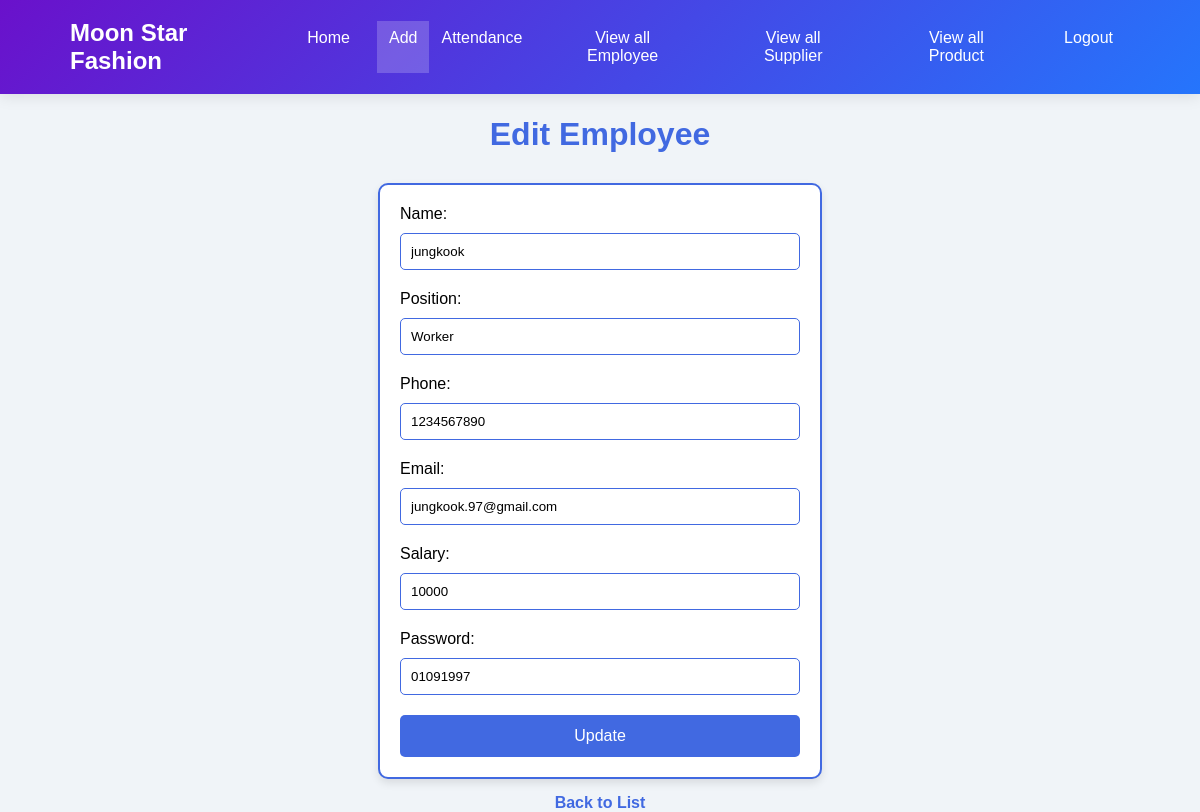
Screenshot of /employees/edit/15/ (signed in) with the database file from the repository.
### fms/models.py (models this page shows)
class Employee(models.Model):
    sl = models.AutoField(primary_key=True, auto_created=True)
    name = models.CharField(max_length=20)
    email = models.EmailField(max_length=20)
    position = models.CharField(max_length=10, default='Worker')
    phone = models.IntegerField()
    salary = models.IntegerField(default=10000)
    password = models.CharField(max_length=128, null=True, blank=True)
    bonus_percentage = models.DecimalField(
        max_digits=5,
        decimal_places=2,
        default=0
    )

### fms/views.py (the view)
def employee_edit(request, sl):
    return edit_item(
        request,
        Employee,
        sl,
        [
            'name',
            'position',
            'phone',
            'email',
            'salary',
            'password'
        ],
        'employee_edit.html',
        'employee_list'
    )

### fms/views.py (called while the page is built, shortened)
@login_required(login_url='admin_login')
def edit_item(request, model, sl, fields, template, redirect_url):
    if request.user.is_authenticated and request.user.is_staff:
        item = get_object_or_404(
            model,
            sl=sl
        )
        return render(
            request,
            template,
            {
                model.__name__.lower(): item
            }
        )
    return redirect('admin_login')

### fms/templates/employee_edit.html (shortened to what this page needs)
<!DOCTYPE html>
<html lang="en">
<head>
</head>
<body>
      <nav class="navbar">
        <div class="logo">
            <span>Moon Star Fashion</span>
        </div>
        <div class="nav-links">
            <a href="{% url 'employee_list' %}" class="nav-link">Home</a>
            <div class="dropdown active">
                <button class="dropbtn">Add </button>
            </div>
                    <div class="dropdown">
                <button class="dropbtn">Attendance </button>
            </div>
            <a href="{% url 'employee_list' %}#emp" class="nav-link">View all Employee</a>
            <a href="{% url 'employee_list' %}#sup" class="nav-link">View all Supplier</a>
            <a href="{% url 'employee_list' %}#pro" class="nav-link">View all Product</a>
            <a href="{% url 'admin_logout' %}" class="nav-link">Logout</a>
        </div>
      </nav>
  <h1>Edit Employee</h1>
  <form method="POST">
    Name: <input type="text" name="name" value="{{ employee.name }}" required><br>
    Position: <input type="text" name="position" value="{{ employee.position }}" required><br>
    Phone: <input type="number" name="phone" value="{{ employee.phone }}" required><br>
    Email: <input type="email" name="email" value="{{ employee.email }}" required><br>
    Salary: <input type="number" name="salary" value="{{ employee.salary }}" required><br>
    Password: <input type="text" name="password" value="{{ employee.password }}" required><br>
    <button type="submit">Update</button>
  </form>
  <a href="{% url 'employee_list' %}">Back to List</a>
</body>
</html>

### fms/templates/employee_edit.html (style rules this page uses)
body { font-family: Arial, sans-serif; background-color: #f0f4f8; margin: 0px; }
h1 { color: #4169e1; text-align: center; margin-bottom: 30px; }
form { max-width: 400px; margin: 0 auto; padding: 20px; background-color: #ffffff; border: 2px solid #4169e1; border-radius: 10px; box-shadow: 0 4px 8px rgba(0,0,0,0.1); }
input[type="text"], input[type="number"], input[type="email"] { width: 100%; padding: 10px; margin: 10px 0 20px 0; border: 1px solid #4169e1; border-radius: 5px; box-sizing: border-box; }
button { background-color: #4169e1; color: white; padding: 12px 20px; border: none; border-radius: 5px; cursor: pointer; width: 100%; font-size: 16px; }
a { display: block; text-align: center; margin-top: 15px; text-decoration: none; color: #4169e1; font-weight: bold; }
.navbar { display: flex; justify-content: space-between; align-items: center; padding: 1.2rem 5%; background: linear-gradient(135deg, #6a11cb 0%, #2575fc 100%); color: white; box-shadow: 0 2px 15px rgba(0, 0, 0, 0.1); position: sticky; top: 0; z-index: 100; }
.nav-links { display: flex; }
.nav-link { color: white; text-decoration: none; margin: 0 15px; font-weight: 500; transition: all 0.3s ease; padding: 8px 12px; border-radius: 4px; }
.nav-link:hover, .dropdown.active { background-color: rgba(255, 255, 255, 0.2); }
.logo { display: flex; align-items: center; font-size: 1.5rem; font-weight: 700; }
.dropdown { position: relative; }
.dropbtn { background: none; border: none; color: white; font-weight: 500; font-size: 1rem; padding: 8px 12px; border-radius: 4px; cursor: pointer; }

### rows the page displays
Employee: name "jungkook", position "Worker", phone "1234567890", email "jungkook.97@gmail.com", salary "10000", password "01091997"
